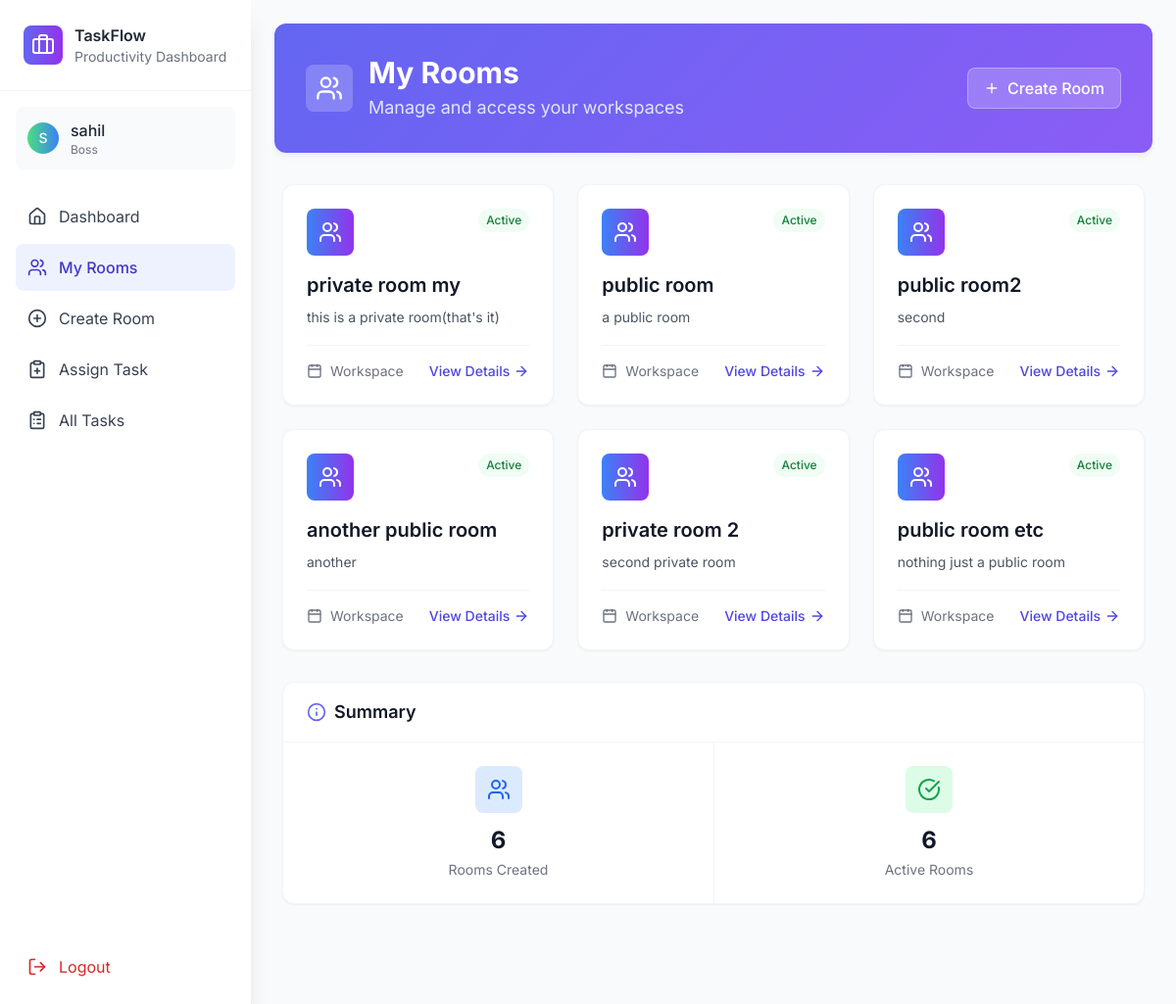
The app's page /rooms/ (signed in) with its own data.
### core/models.py (models this page shows, shortened)
class Profile(models.Model):
    ROLE_CHOICES = (
        ('admin', 'Admin'),
        ('boss', 'Boss'),
        ('employee', 'Employee'),
    )
    user = models.OneToOneField(User, on_delete=models.CASCADE)
    role = models.CharField(max_length=10, choices=ROLE_CHOICES)

class TaskRoom(models.Model):
    name = models.CharField(max_length=255)
    description = models.TextField(blank=True)
    created_by = models.ForeignKey(User, on_delete=models.CASCADE)  # Boss/Admin
    created_at = models.DateTimeField(auto_now_add=True)
    is_public = models.BooleanField(default=True)
    room_code = models.UUIDField(default=uuid.uuid4, unique=True, editable=False)

### core/views.py (the view, shortened to what this page needs)
# urls.py: path('rooms/', views.room_list, name='room_list'),
@login_required
def room_list(request):
    profile = request.user.profile
    if profile.role == 'admin':
        rooms = TaskRoom.objects.all().annotate(
            total_tasks=Count('task'),
            pending_tasks=Count('task', filter=Q(task__status='pending')),
            completed_tasks=Count('task', filter=Q(task__status='completed')),
            member_count=Count('membership', filter=Q(membership__status='accepted'))
        ).order_by('-created_at')
    elif profile.role == 'boss':
        rooms = TaskRoom.objects.filter(created_by=request.user).annotate(
            total_tasks=Count('task'),
            pending_tasks=Count('task', filter=Q(task__status='pending')),
            completed_tasks=Count('task', filter=Q(task__status='completed'))
        )
    return render(request, 'core/room_list.html', {
        'rooms': rooms,
        'profile': profile
    })

### core/templates/core/room_list.html (shortened to what this page needs)
<!DOCTYPE html>
<htmool lang="en">
<head>
    <script src="https://cdn.tailwindcss.com"></script>
</head>
<body class="min-h-screen">
    <div id="sidebar" class="fixed left-0 top-0 h-full w-64 bg-white shadow-xl z-40 transform -translate-x-full lg:translate-x-0 sidebar-transition">
        <div class="p-6 border-b border-gray-100">
            <div class="flex items-center space-x-3">
                <div class="w-10 h-10 bg-gradient-to-r from-indigo-500 to-purple-600 rounded-lg flex items-center justify-center">
                    <i data-lucide="briefcase" class="w-6 h-6 text-white"></i>
                </div>
                <div>
                    <h2 class="font-semibold text-gray-800">TaskFlow</h2>
                    <p class="text-sm text-gray-500">Productivity Dashboard</p>
                </div>
            </div>
        </div>
        <nav class="p-4 space-y-1">
            <div class="mb-6">
                <div class="flex items-center space-x-3 p-3 bg-gray-50 rounded-lg">
                    <div class="w-8 h-8 bg-gradient-to-r from-green-400 to-blue-500 rounded-full flex items-center justify-center">
                        <span class="text-white font-medium text-sm">{{ request.user.username|first|upper }}</span>
                    </div>
                    <div>
                        <p class="font-medium text-gray-800">{{ request.user.username }}</p>
                        <p class="text-xs text-gray-500">{{ request.user.profile.get_role_display }}</p>
                    </div>
                </div>
            </div>
            <a href="{% url 'home' %}" class="flex items-center space-x-3 p-3 rounded-lg hover:bg-gray-50 text-gray-700 hover:text-gray-900 transition-colors">
                <i data-lucide="home" class="w-5 h-5"></i>
                <span>Dashboard</span>
            </a>
            {% if request.user.profile.role == "boss" %}
                <a href="{% url 'room_list' %}" class="flex items-center space-x-3 p-3 rounded-lg bg-indigo-50 text-indigo-700 font-medium">
                    <i data-lucide="users" class="w-5 h-5"></i>
                    <span>My Rooms</span>
                </a>
                <a href="{% url 'create_room' %}" class="flex items-center space-x-3 p-3 rounded-lg hover:bg-gray-50 text-gray-700 hover:text-gray-900 transition-colors">
                    <i data-lucide="plus-circle" class="w-5 h-5"></i>
                    <span>Create Room</span>
                </a>
                <a href="{% url 'create_task' %}" class="flex items-center space-x-3 p-3 rounded-lg hover:bg-gray-50 text-gray-700 hover:text-gray-900 transition-colors">
                    <i data-lucide="clipboard-plus" class="w-5 h-5"></i>
                    <span>Assign Task</span>
                </a>
                <a href="{% url 'task_list' %}" class="flex items-center space-x-3 p-3 rounded-lg hover:bg-gray-50 text-gray-700 hover:text-gray-900 transition-colors">
                    <i data-lucide="clipboard-list" class="w-5 h-5"></i>
                    <span>All Tasks</span>
                </a>
            {% endif %}
        </nav>
        <div class="absolute bottom-4 left-4 right-4">
            <a href="{% url 'logout' %}" class="flex items-center space-x-3 p-3 rounded-lg hover:bg-red-50 text-red-600 hover:text-red-700 transition-colors w-full">
                <i data-lucide="log-out" class="w-5 h-5"></i>
                <span>Logout</span>
            </a>
        </div>
    </div>
    <div class="lg:ml-64 min-h-screen">
        <div class="gradient-bg rounded-xl p-8 mx-6 mt-6 text-white">
            <div class="flex items-center justify-between">
                <div class="flex items-center space-x-4">
                    <div class="w-12 h-12 bg-white bg-opacity-20 rounded-lg flex items-center justify-center">
                        <i data-lucide="users" class="w-7 h-7 text-white"></i>
                    </div>
                    <div>
                        <h1 class="text-3xl font-bold mb-1">
                            {% if request.user.profile.role == "boss" %}
                                My Rooms
                            {% else %}
                                Joined Rooms
                            {% endif %}
                        </h1>
                        <p class="text-indigo-100 text-lg">Manage and access your workspaces</p>
                    </div>
                </div>
                <div class="hidden sm:flex items-center space-x-3">
                    {% if request.user.profile.role == 'boss' %}
                        <a href="{% url 'create_room' %}" class="bg-white bg-opacity-20 hover:bg-opacity-30 text-white px-4 py-2 rounded-lg font-medium transition-all flex items-center space-x-2 border border-white border-opacity-30">
                            <i data-lucide="plus" class="w-4 h-4"></i>
                            <span>Create Room</span>
                        </a>
                    {% else %}
                        <a href="{% url 'join_room' %}" class="bg-white bg-opacity-20 hover:bg-opacity-30 text-white px-4 py-2 rounded-lg font-medium transition-all flex items-center space-x-2 border border-white border-opacity-30">
                            <i data-lucide="user-plus" class="w-4 h-4"></i>
                            <span>Join Room</span>
                        </a>
                    {% endif %}
                </div>
            </div>
        </div>
        <div class="p-6 lg:p-8">
            {% if rooms %}
                <div class="grid grid-cols-1 md:grid-cols-2 lg:grid-cols-3 gap-6">
                    {% for room in rooms %}
                        <div class="bg-white rounded-xl shadow-sm border border-gray-100 overflow-hidden room-card-hover">
                            <div class="p-6">
                                <div class="flex items-start justify-between mb-4">
                                    <div class="w-12 h-12 bg-gradient-to-r from-blue-500 to-purple-600 rounded-lg flex items-center justify-center">
                                        <i data-lucide="users" class="w-6 h-6 text-white"></i>
                                    </div>
                                    <span class="text-xs font-medium px-2 py-1 bg-green-50 text-green-700 rounded-full">
                                        Active
                                    </span>
                                </div>
                                <h3 class="text-xl font-semibold text-gray-900 mb-2">
                                    <a href="{% url 'room_detail' room.id %}" class="hover:text-indigo-600 transition-colors">
                                        {{ room.name }}
                                    </a>
                                </h3>
                                {% if room.description %}
                                <p class="text-gray-600 mb-4 text-sm leading-relaxed">{{ room.description|truncatechars:100 }}</p>
                                {% else %}
                                <p class="text-gray-400 mb-4 text-sm italic">No description provided</p>
                                {% endif %}
                                <div class="flex items-center justify-between pt-4 border-t border-gray-100">
                                    <div class="flex items-center space-x-2 text-sm text-gray-500">
                                        <i data-lucide="calendar" class="w-4 h-4"></i>
                                        <span>Workspace</span>
                                    </div>
                                    <a href="{% url 'room_detail' room.id %}" class="text-indigo-600 hover:text-indigo-700 font-medium text-sm flex items-center space-x-1 transition-colors">
                                        <span>View Details</span>
                                        <i data-lucide="arrow-right" class="w-4 h-4"></i>
                                    </a>
                                </div>
                            </div>
                        </div>
                    {% endfor %}
                </div>
            {% endif %}
            {% if rooms %}
            <div class="mt-8 bg-white rounded-xl shadow-sm border border-gray-100 overflow-hidden">
                <div class="border-b border-gray-100 px-6 py-4">
                    <h2 class="text-lg font-semibold text-gray-900 flex items-center">
                        <i data-lucide="info" class="w-5 h-5 mr-2 text-indigo-500"></i>
                        Summary
                    </h2>
                </div>
                <div class="grid grid-cols-1 md:grid-cols-2 divide-y md:divide-y-0 md:divide-x divide-gray-100">
                    <div class="p-6 text-center">
                        <div class="w-12 h-12 bg-blue-100 rounded-lg flex items-center justify-center mx-auto mb-3">
                            <i data-lucide="users" class="w-6 h-6 text-blue-600"></i>
                        </div>
                        <h3 class="text-2xl font-bold text-gray-900 mb-1">{{ rooms|length }}</h3>
                        <p class="text-gray-500 text-sm">
                            {% if request.user.profile.role == 'boss' %}
                                Room{{ rooms|length|pluralize }} Created
                            {% else %}
                                Room{{ rooms|length|pluralize }} Joined
                            {% endif %}
                        </p>
                    </div>
                    <div class="p-6 text-center">
                        <div class="w-12 h-12 bg-green-100 rounded-lg flex items-center justify-center mx-auto mb-3">
                            <i data-lucide="check-circle" class="w-6 h-6 text-green-600"></i>
                        </div>
                        <h3 class="text-2xl font-bold text-gray-900 mb-1">{{ rooms|length }}</h3>
                        <p class="text-gray-500 text-sm">Active Room{{ rooms|length|pluralize }}</p>
                    </div>
                </div>
            </div>
            {% endif %}
        </div>
    </div>
</body>
</htmool>

### core/templates/core/room_list.html (style rules this page uses)
body { font-family: 'Inter', sans-serif; background-color: #f8fafc; }
.sidebar-transition { transition: transform 0.3s ease-in-out; }
.gradient-bg { background: linear-gradient(135deg, #6366f1 0%, #8b5cf6 100%); box-shadow: 0 4px 6px rgba(0,0,0,0.05); }
.room-card-hover { transition: all 0.3s ease; box-shadow: 0 1px 3px rgba(0,0,0,0.05); }

### records on screen
TaskRoom: name "private room my", description "this is a private room(that's it)"
TaskRoom: name "public room", description "a public room"
TaskRoom: name "public room2", description "second"
TaskRoom: name "another public room", description "another"
TaskRoom: name "private room 2", description "second private room"
TaskRoom: name "public room etc", description "nothing just a public room"

### other values on screen
{{ request.user.username|first|upper }} "S"
{{ request.user.username }} "sahil"
{{ request.user.profile.get_role_display }} "Boss"
{{ rooms|length }} "6"
